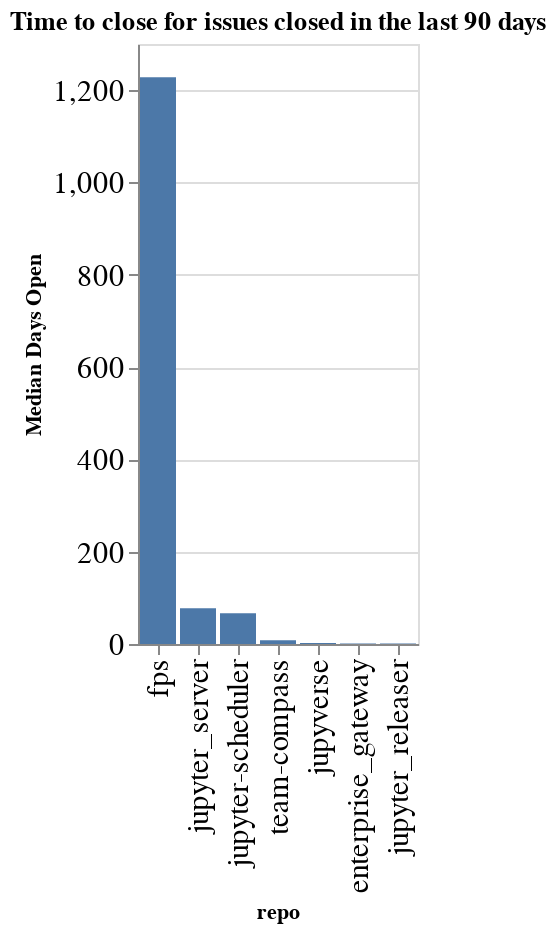

This figure's notebook cell:
### Code cell
time_open = closed.groupby(['org', 'repo']).agg({'time_open': 'median'}).reset_index()
time_open['time_open'] = time_open['time_open'] / (60 * 60 * 24)
time_open['org/repo'] = time_open.apply(lambda a: a['org'] + '/' + a['repo'], axis=1)
sorted_vals = time_open.sort_values(['org', 'time_open'], ascending=False)['repo'].values
alt.Chart(data=time_open, title=f"Time to close for issues closed in the last {n_days} days").mark_bar().encode(
    x=alt.X('repo', sort=alt.Sort(sorted_vals.tolist())),
    y=alt.Y('time_open', title="Median Days Open"),
)

### Figure 1 — Vega-Lite specification as saved in the notebook (floating-point values rounded to 4 significant figures)
{"config": {"axisLeft": {"labelFontSize": 15}, "axisBottom": {"labelFontSize": 15}}, "data": {"name": "data-7deacc5bee1dd7e59c250b4f74cdfced"}, "mark": {"type": "bar"}, "encoding": {"x": {"field": "repo", "sort": ["fps", "jupyter_server", "jupyter-scheduler", "team-compass", "jupyverse", "enterprise_gateway", "jupyter_releaser"], "type": "nominal"}, "y": {"field": "time_open", "title": "Median Days Open", "type": "quantitative"}}, "title": "Time to close for issues closed in the last 90 days", "$schema": "https://vega.github.io/schema/vega-lite/v5.20.1.json", "datasets": {"data-7deacc5bee1dd7e59c250b4f74cdfced": [{"org": "jupyter-server", "repo": "enterprise_gateway", "time_open": 1.08, "org/repo": "jupyter-server/enterprise_gateway"}, {"org": "jupyter-server", "repo": "fps", "time_open": 1228.0, "org/repo": "jupyter-server/fps"}, {"org": "jupyter-server", "repo": "jupyter-scheduler", "time_open": 66.84, "org/repo": "jupyter-server/jupyter-scheduler"}, {"org": "jupyter-server", "repo": "jupyter_releaser", "time_open": 1.048, "org/repo": "jupyter-server/jupyter_releaser"}, {"org": "jupyter-server", "repo": "jupyter_server", "time_open": 77.42, "org/repo": "jupyter-server/jupyter_server"}, {"org": "jupyter-server", "repo": "jupyverse", "time_open": 2.198, "org/repo": "jupyter-server/jupyverse"}, {"org": "jupyter-server", "repo": "team-compass", "time_open": 8.338, "org/repo": "jupyter-server/team-compass"}]}}
